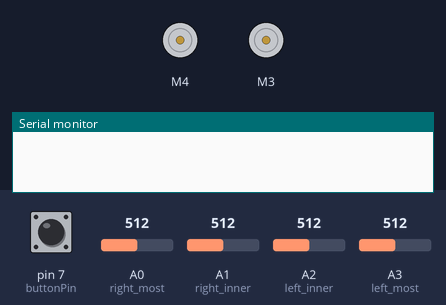
Simulated run of this sketch. Board: Arduino Uno, built with avr-gcc and run on an emulated ATmega328P. Shown: 2 × DC motor (green arrow = forward, orange = backward, longer = faster), the last lines printed to the serial monitor. The inputs (shaded band) are chosen by the test bench; at power-on: pin 7 (buttonPin) HIGH, A0 (right_most) = 512, A1 (right_inner) = 512, A2 (left_inner) = 512, A3 (left_most) = 512.

Above: at 1.2 s.
1.3 s: pin 7 (buttonPin) pulled LOW for 0.15 s
2.9 s: A0 (right_most) set to 582
5.9 s: A0 (right_most) set to 613
At 6.7 s:
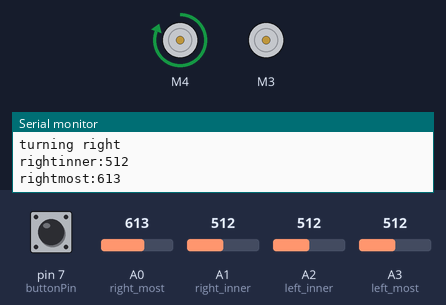
7.4 s: A1 (right_inner) set to 610
At 8.5 s:
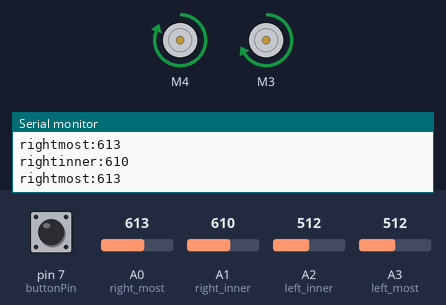
8.9 s: A2 (left_inner) set to 124
11.9 s: A2 (left_inner) set to 109
At 12.9 s:
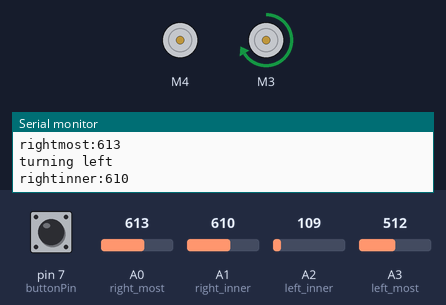
Timing chart, 0 to 14.4 s (numbered marks = the images above; inputs shaded):
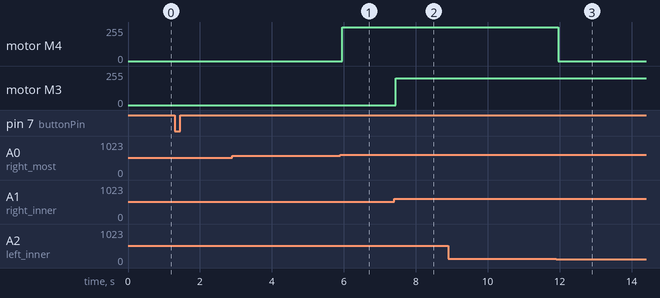

The sketch:

main_code.ino
```cpp
//'FORWARDS' IN CODE = 'FORWARD' ON AGV
//remember to set D10 high while driving, low when stopped (contorls amber LED)

#include <Wire.h>
#include <Adafruit_MotorShield.h>

//Pins
#define left_most A3
#define left_inner A2
#define right_inner A1
#define right_most A0
const int buttonPin = 7;    // the number of the pushbutton pin


// Flags
int previous_button_value = LOW;
int current_button_value = LOW;
int button_state = LOW;
int reverse_state = LOW;
int line_follow_state = HIGH;
int block_detect_state = LOW;

//Other variables
int button_counter = 0;
int junction_counter = 0;
int left_most_value;      // Left line sensor value-  higher number => lighter
int left_inner_value;
int right_inner_value;     // Right line sensor value
int right_most_value;
int delta_threshold = 100;// Cut-off for sensor reading being over the line or not
int left_threshold = 120;
int right_threshold = 600;
#define right_motor_speed 200     // Standard speed of motor
#define left_motor_speed 255


// Function declarations
void forwards ();
void halt ();
void left ();
void right ();
void rotate_right();
void rotate_left();
void reset_wibich();

// Create the motor shield object with the default I2C address
Adafruit_MotorShield AFMS = Adafruit_MotorShield();

// Select motor ports
Adafruit_DCMotor *LeftMotor = AFMS.getMotor(4);
Adafruit_DCMotor *RightMotor = AFMS.getMotor(3);

void setup() {
  // Set up serial communication
  Serial.begin(9600);
  AFMS.begin();
  pinMode(buttonPin, INPUT);
}
//确认button按下输出低
void loop() {
  // Use a button to start and end the operation of the robot.
  previous_button_value = current_button_value;
  current_button_value = digitalRead(buttonPin);
  if (previous_button_value == HIGH && current_button_value == LOW){
      button_state = !button_state;
      previous_button_value = current_button_value;
  }
  else if (previous_button_value == LOW && current_button_value == HIGH){
      previous_button_value = current_button_value;
  }


  //The operation of the robot will only be triggered if the button state is true.
  if (button_state == HIGH) {
    // Read line sensors and output values
    left_most_value  = analogRead(left_most);
    left_inner_value  = analogRead(left_inner);
    right_inner_value = analogRead(right_inner);
    right_most_value = analogRead(right_most);
    /*
    Serial.print("leftmost:");
    Serial.println(left_most_value);
    Serial.print("leftinner:");
    Serial.println(left_inner_value);
    */
    Serial.print("rightinner:");
    Serial.println(right_inner_value);
    Serial.print("rightmost:");
    Serial.println(right_most_value);

    //Below is a counter for the number of junctions encountered.
    if (junction_counter >= 2) {
      reverse_state = !reverse_state;
      line_follow_state = HIGH;
      block_detect_state = LOW;
      junction_counter = 0;
    }


    // Below is the block detection block
    if(block_detect_state == HIGH){

    }
    // End of the block detection block


    //Below is the line following block. Adjust the delay to change the degree of turning.
    //Line following function(to be executed when the line follow flag is on)
    if(line_follow_state == HIGH){
    if (left_most_value > left_threshold && left_inner_value > left_threshold && right_inner_value > right_threshold && right_most_value > right_threshold) {
      forwards();
    }
    // On the junction
    else if (left_most_value < left_threshold && left_inner_value < left_threshold && right_inner_value < right_threshold && right_most_value < right_threshold) {
      //halt();
      junction_counter++;
      forwards();
      delay(1000);
    }
    //Right inner sensor on the line (Small right turn)
    else if (left_most_value > left_threshold && left_inner_value > left_threshold && right_inner_value < right_threshold && right_most_value > right_threshold ) {
      if (reverse_state == LOW){
        right();
        delay(50);
      }
    }
    //Left inner sensor on the line  (Small left turn)
    else if (left_most_value > left_threshold && left_inner_value < left_threshold && right_inner_value > right_threshold && right_most_value > right_threshold ) {
      if (reverse_state == LOW){
        left();
      }
      //delay(50);
    }
    //Right outer sensor on the line (Large right turn)
    else if (left_most_value > left_threshold && left_inner_value > left_threshold && right_inner_value > right_threshold && right_most_value < right_threshold) {
      right();
      delay(250);
    }
    //Left outer sensor on the line (Large left turn)
    else if (left_most_value < left_threshold && left_inner_value > left_threshold && right_inner_value > right_threshold && right_most_value > right_threshold) {
      left();
      //delay(250);
    }
    }
    // End of the line following block.


  }
}


// Below are the motor functions.
void forwards() {
  LeftMotor->setSpeed(left_motor_speed);
  RightMotor->setSpeed(right_motor_speed);
  if (reverse_state == LOW) {
    LeftMotor->run(FORWARD);
    RightMotor->run(FORWARD);
  }
  else {
    LeftMotor->run(BACKWARD);
    RightMotor->run(BACKWARD);
  }
}

void right() {
  Serial.println("turning right ");
  LeftMotor->setSpeed(left_motor_speed);
  if (reverse_state == LOW) {
    RightMotor->setSpeed(right_motor_speed);
    LeftMotor->run(FORWARD);
    RightMotor->run(RELEASE);
  }
  else {
    rotate_right();
  }
}

void left() {
  Serial.println("turning left ");
  LeftMotor->setSpeed(left_motor_speed);
  RightMotor->setSpeed(right_motor_speed);
  if (reverse_state == LOW) {
    LeftMotor->run(RELEASE);
    RightMotor->run(FORWARD);
  }
  else {
    rotate_left();
  }
}

void halt() {
  Serial.println("stopping ");
  LeftMotor->run(RELEASE);
  RightMotor->run(RELEASE);
}

void rotate_right(){
  LeftMotor->setSpeed(left_motor_speed);
  RightMotor->setSpeed(right_motor_speed);
  LeftMotor->run(FORWARD);
  RightMotor->run(BACKWARD);
}

void rotate_left(){
  LeftMotor->setSpeed(left_motor_speed);
  RightMotor->setSpeed(right_motor_speed);
  LeftMotor->run(BACKWARD);
  RightMotor->run(FORWARD);
}


void reset_wibich(){
  halt();
  button_state = LOW;
  reverse_state = HIGH;
  line_follow_state = HIGH;
  block_detect_state = LOW;
  button_counter = 0;
  junction_counter = 0;
}
```

Measured:
- the behaviour switches between 600 and 601 on A0 (right_most) (found by bisection; images 0 and 1)
- the behaviour switches between 120 and 119 on A2 (left_inner) (found by bisection; images 2 and 3)
- after the input at 5.9 s, motor M4: stopped → forward 255/255 after 0.06 s
- after the input at 7.4 s, motor M3: stopped → forward 200/255 at once
- after the input at 11.9 s, motor M4: forward 255/255 → stopped after 0.07 s
